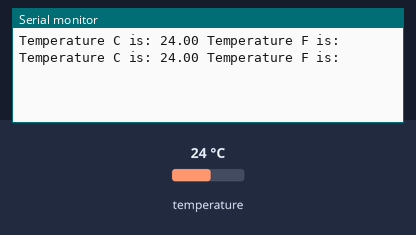
This sketch was run on a simulated Arduino Uno, built with avr-gcc and run on an emulated ATmega328P. Parts: the last lines printed to the serial monitor. The test bench sets the inputs (shaded band); at power-on: temperature 24 °C.

Above: at 2.3 s.
2.4 s: temperature set to 12 °C
At 2.4 s:
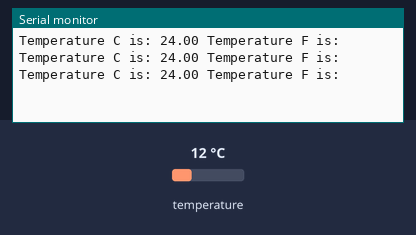
3.9 s: temperature set to 19 °C
At 3.9 s:
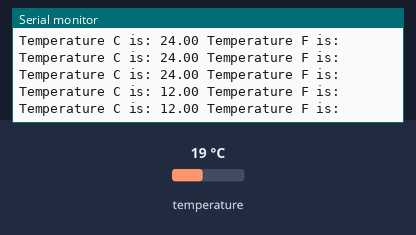
Timing chart, 0 to 6.9 s (numbered marks = the images above; inputs shaded):
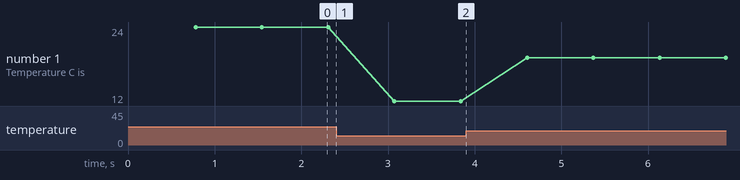

Measured:
- plotted number 1: 24 → 12 after the input at 2.4 s, 12 → 19 after the input at 3.9 s

The sketch:

readTemp.ino
```cpp
// Include the libraries we need
#include <OneWire.h>
#include <DallasTemperature.h>

// Data wire is plugged into port 2 on the Arduino
#define ONE_WIRE_BUS 0

// Setup a oneWire instance to communicate with any OneWire devices (not just Maxim/Dallas temperature ICs)
OneWire oneWire(ONE_WIRE_BUS);

// Pass our oneWire reference to Dallas Temperature.
DallasTemperature sensors(&oneWire);

void setup(void)
{
  Serial.begin(9600);

  sensors.begin(); // Start up the library
}


void loop(void)
{
  sensors.requestTemperatures(); // Send the command to get temperatures

  float tempC = sensors.getTempCByIndex(0);

  // Check if reading was successful
  if(tempC != DEVICE_DISCONNECTED_C)
  {
    Serial.print("Temperature C is: ");
    Serial.print(tempC);
    Serial.print(" Temperature F is: ");
    Serial.println();
  }
  else
  {
    Serial.println("Error: Could not read temperature data");
  }
}
```
